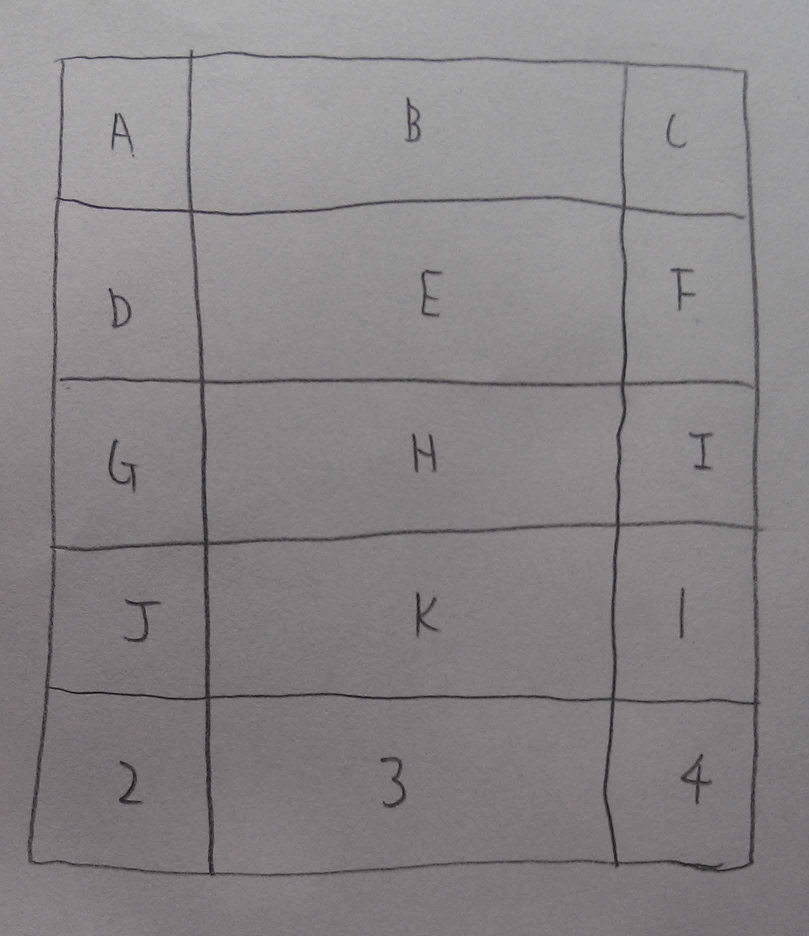
%> input picture code/test_input2.jpg, 1618 x 1872 px (shown at 1/2 size)
$ octave --eval "result = LineExtraction('test_input2.jpg');"   (GNU Octave 9; MATLAB toolbox functions it lacks are replaced by stand-ins)
%> lines starting %> are read from the running program, lines starting %| are printed output that depends on the picture; in (x1, y1, x2, y2) boxes, pixels count from 0 and x2, y2 are one past the last pixel; in counts of white or black regions, pixels touching at a corner belong together; the program's own positions count from 1
function result=LineExtraction(input_file)
%> called with input_file = 'test_input2.jpg'
%%%%% File Reading %%%%%
Im_range=imread(input_file);
%> Im_range is the input picture: size 1872x1618x3 uint8; mean R, G, B 137.3, 132.8, 134.9
[M N]=size(Im_range);
%> M = 1872; N = 4854
%im=rgb2gray(im_col);
Im=(Im_range<(max(Im_range(:))/2));
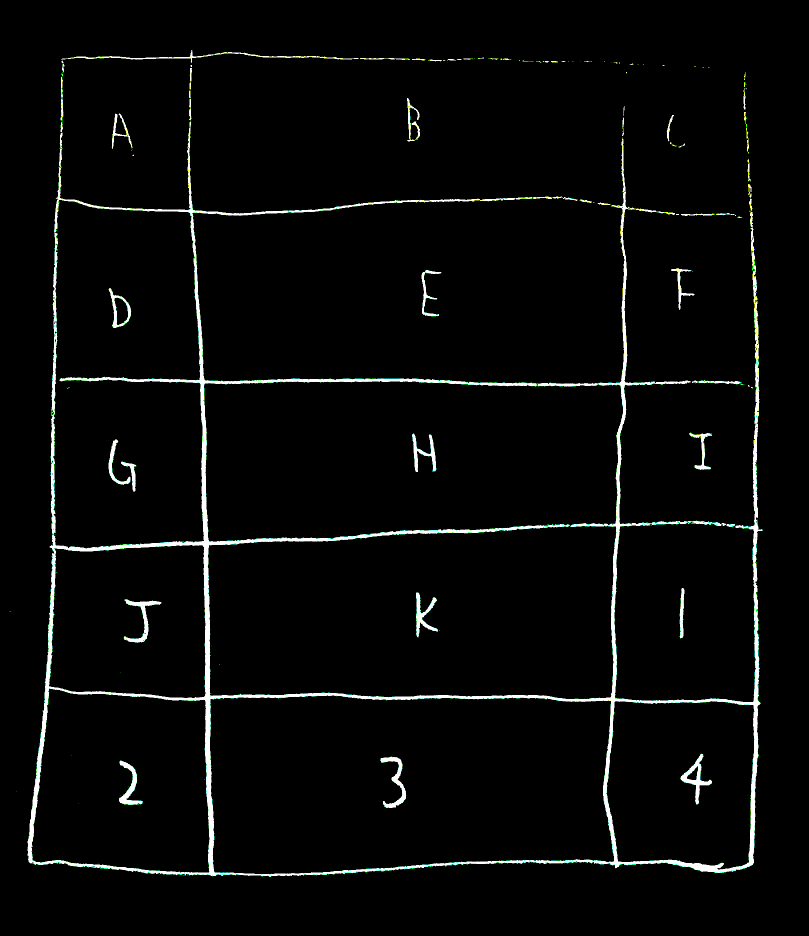
%> Im: size 1872x1618x3 logical (shown at 1/2 size); mean R, G, B 0.0298, 0.0334, 0.0307
width=0;
while(1)
    Im_new=bwmorph(Im,'erode');
    if(Im_new==Im) break; end
    width=width+1;
    Im=Im_new;
end
%> this loop made 8 passes
%> pass 1, in LineExtraction, `Im_new=bwmorph(Im,'erode');`:
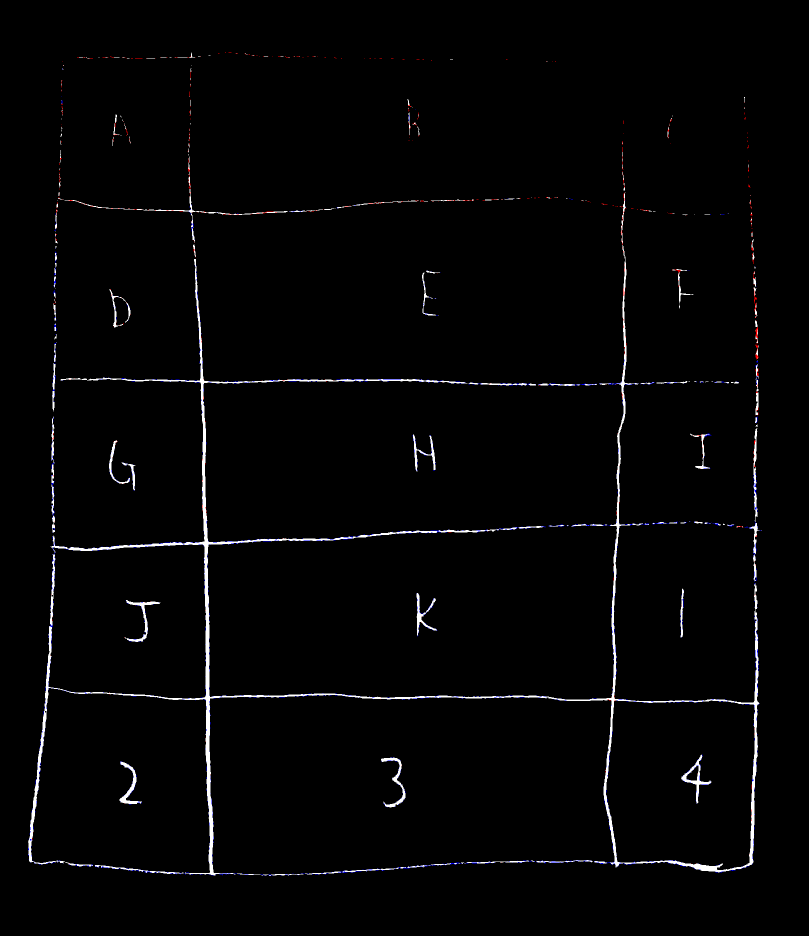
%> Im_new: size 1872x1618x3 logical (shown at 1/2 size); mean R, G, B 0.0169, 0.0162, 0.0181
%> pass 2, in LineExtraction, `Im_new=bwmorph(Im,'erode');`:
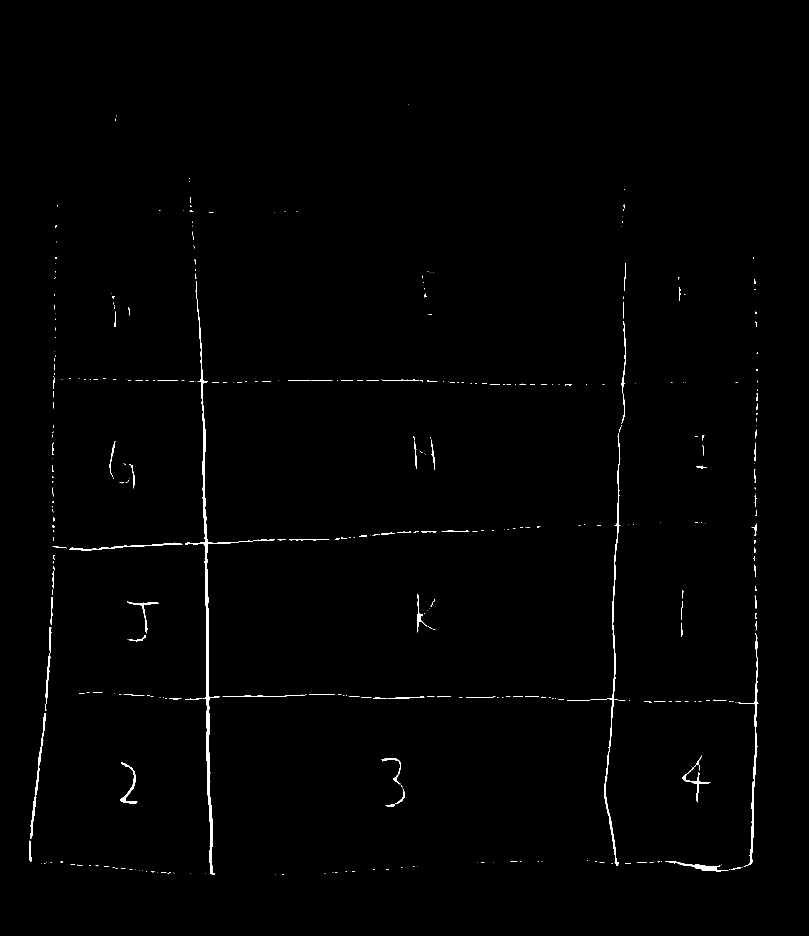
%> Im_new: size 1872x1618x3 logical (shown at 1/2 size); 0.67% white; 375 white regions (283 under 20 px), largest, box (x1, y1, x2, y2) and area: (370, 562, 550, 1750) 5565, (1181, 866, 1241, 1732) 2273, (1476, 1266, 1517, 1734) 1654
%> pass 3, in LineExtraction, `Im_new=bwmorph(Im,'erode');`:
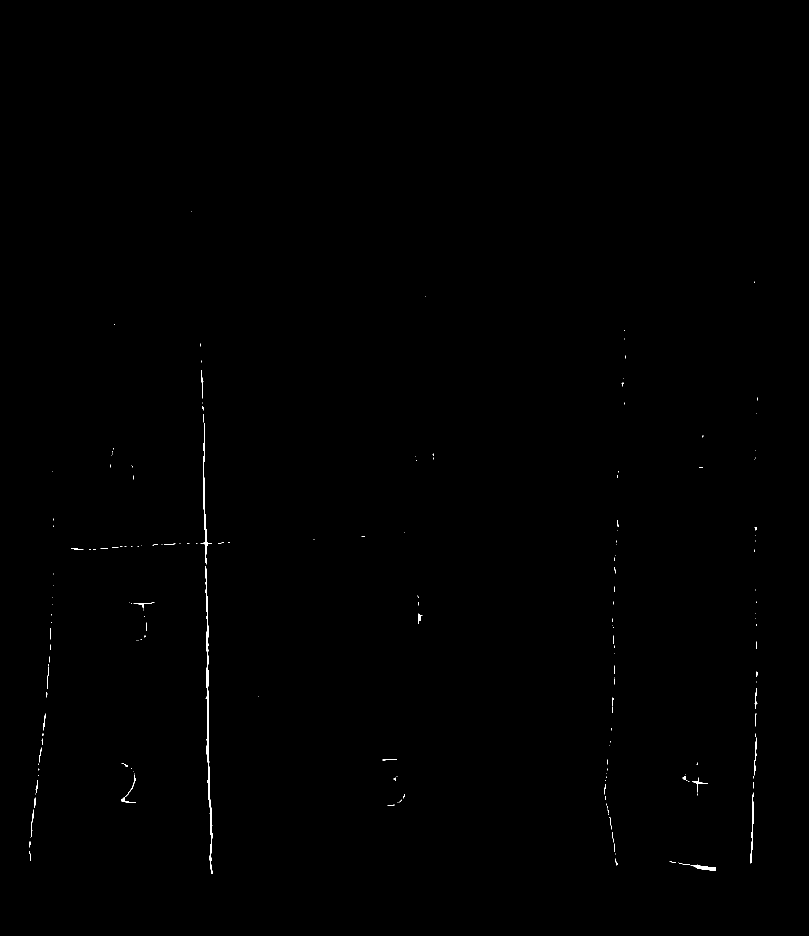
%> Im_new: size 1872x1618x3 logical (shown at 1/2 size); 0.18% white; 185 white regions (149 under 20 px), largest, box (x1, y1, x2, y2) and area: (411, 1132, 426, 1748) 1879, (401, 846, 424, 1129) 671, (1381, 1729, 1432, 1741) 294
%> after the loop, width = 7

%%%%% Edge Detection %%%%%
%'sobel','prewitt','roberts','log','zerocross','canny'
%> (the run ends here)
